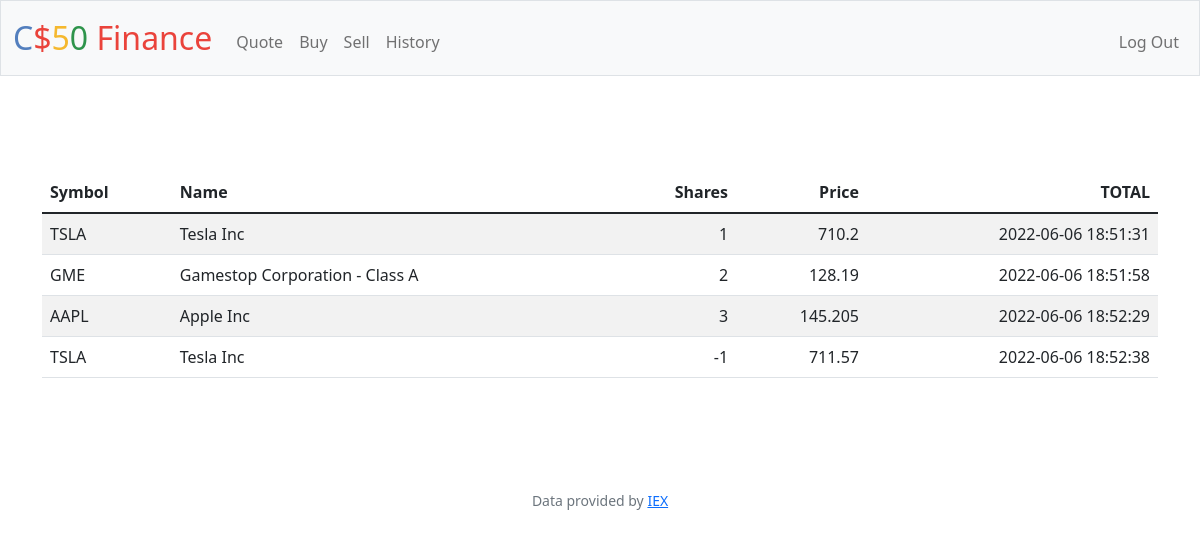
Screenshot of /history (signed in) with the database file from the repository.
### tables this page shows
CREATE TABLE purchases (id INTEGER PRIMARY KEY AUTOINCREMENT NOT NULL, user_id INTEGER, time DATETIME DEFAULT CURRENT_TIMESTAMP, shares NUMERIC NOT NULL, symbol TEXT NOT NULL, price NUMERIC, name TEXT, FOREIGN KEY(user_id) REFERENCES users(id));

### app.py (the view)
@app.route("/history")
@login_required
def history():
    history = db.execute("SELECT * FROM purchases WHERE user_id = ?", session["user_id"])
    return render_template("/history.html", history=history)

### app.py (called while the page is built)
@app.after_request
def after_request(response):
    response.headers["Cache-Control"] = "no-cache, no-store, must-revalidate"
    response.headers["Expires"] = 0
    response.headers["Pragma"] = "no-cache"
    return response

### helpers.py (called while the page is built)
def login_required(f):
    @wraps(f)
    def decorated_function(*args, **kwargs):
        if session.get("user_id") is None:
            return redirect("/login")
        return f(*args, **kwargs)
    return decorated_function

### templates/history.html (shortened to what this page needs)
{% extends "layout.html" %}
{% block main %}
<main class="container py-5 text-center">
    <table class="table table-striped">
        <thead>
            <tr>
                <th class="text-start">Symbol</th>
                <th class="text-start">Name</th>
                <th class="text-end">Shares</th>
                <th class="text-end">Price</th>
                <th class="text-end">TOTAL</th>
            </tr>
        </thead>
       <tbody>
            {% for data in  history %}
                <tr>
                    <td class="text-start">{{ data["symbol"] }}</td>
                    <td class="text-start">{{ data["name"] }}</td>
                    <td class="text-end">{{ data["shares"] }}</td>
                    <td class="text-end">{{ (data["price"]) }}</td>
                    <td class="text-end">{{ data["time"] }}</td>
                </tr>
            {% endfor %}
        </tbody>
    </table>
</main>
{% endblock %}

### templates/layout.html (shortened to what this page needs)
<!DOCTYPE html>
<html lang="en">
    <head>
        <link href="https://cdn.jsdelivr.net/npm/bootstrap@5.1.3/dist/css/bootstrap.min.css" rel="stylesheet">
        <link href="/static/styles.css" rel="stylesheet">
    </head>
    <body>
        <nav class="bg-light border navbar navbar-expand-md navbar-light">
            <div class="container-fluid">
                <a class="navbar-brand" href="/"><span class="blue">C</span><span class="red">$</span><span class="yellow">5</span><span class="green">0</span> <span class="red">Finance</span></a>
                <div class="collapse navbar-collapse" id="navbar">
                    {% if session["user_id"] %}
                        <ul class="navbar-nav me-auto mt-2">
                            <li class="nav-item"><a class="nav-link" href="/quote">Quote</a></li>
                            <li class="nav-item"><a class="nav-link" href="/buy">Buy</a></li>
                            <li class="nav-item"><a class="nav-link" href="/sell">Sell</a></li>
                            <li class="nav-item"><a class="nav-link" href="/history">History</a></li>
                        </ul>
                        <ul class="navbar-nav ms-auto mt-2">
                            <li class="nav-item"><a class="nav-link" href="/logout">Log Out</a></li>
                        </ul>
                    {% else %}
                        <ul class="navbar-nav ms-auto mt-2">
                            <li class="nav-item"><a class="nav-link" href="/register">Register</a></li>
                            <li class="nav-item"><a class="nav-link" href="/login">Log In</a></li>
                        </ul>
                    {% endif %}
                </div>
            </div>
        </nav>
        <main class="container-fluid py-5 text-center">
            {% block main %}{% endblock %}
        </main>
        <footer class="mb-5 small text-center text-muted">
            Data provided by <a href="https://iexcloud.io/">IEX</a>
        </footer>
    </body>
</html>

### static/styles.css (style rules this page uses)
nav .navbar-brand { font-size: xx-large; }
nav .navbar-brand .blue { color: #537fbe; }
nav .navbar-brand .red { color: #ea433b; }
nav .navbar-brand .yellow { color: #f5b82e; }
nav .navbar-brand .green { color: #2e944b; }

### rows the page displays
purchases: symbol "TSLA", name "Tesla Inc", shares "1", price "710.2", time "2022-06-06 18:51:31"
purchases: symbol "GME", name "Gamestop Corporation - Class A", shares "2", price "128.19", time "2022-06-06 18:51:58"
purchases: symbol "AAPL", name "Apple Inc", shares "3", price "145.205", time "2022-06-06 18:52:29"
purchases: symbol "TSLA", name "Tesla Inc", shares "-1", price "711.57", time "2022-06-06 18:52:38"
